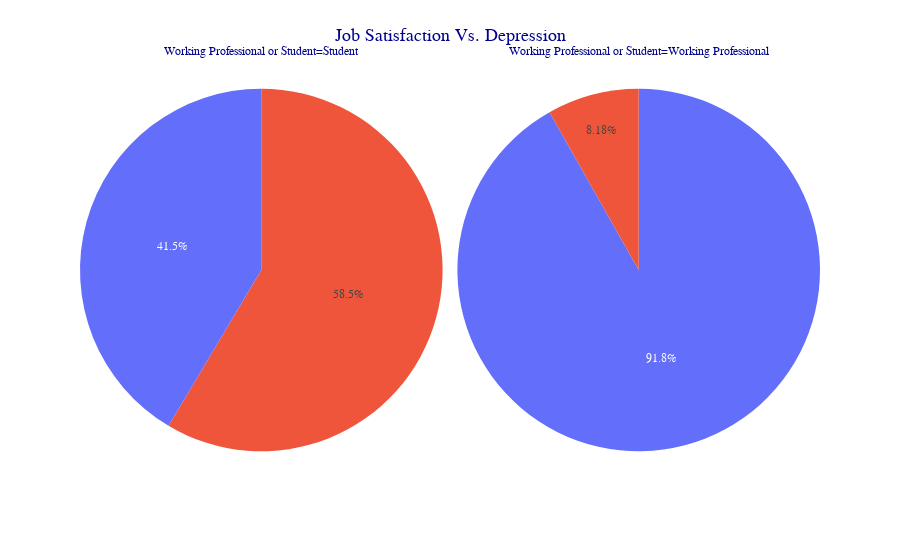

Notebook source saved alongside this figure:
### Markdown cell above
The graphs in each of two groups - job satisfaction and study satisfaction - splits up the participants based on their level of satisfaction from 1-5. Going from left to right, the pie chart starts with those who answered 5 and continues downward towards 1 on the right. In this model, as the legend implies, red means depressed and blue means not depressed.    
    
    With this in mine, we can clearly see a cooralation between study satisfaction and depression, as well as between job satisfaction and depression. As study and job satisfaction decrease, we can see that the ratio of depression increases. The ration of depression is how many people in that particular group are depressed compared to the total number of people in that group, displayed by the percentage of red. As you can see, that red increases while the blue decreases showing a cooralation.
    
    However, I noticed another clear cooralation here. As you can see, the first group of pie charts seem to have a much higher rate of depression, even among those who seem satisfied with school. This implies that the students in the data were much more likely to have depression, by a very large margin in fact.

    I decided to try to test this by making pie charts that compared student versus worker depression rates directly in order to see the difference. The pie charts are below:

### Code cell
# the code for this pie chart uses the Working Professional or Student variable and compares it to depression, but it is mostly 
# the same as the previous charts

#sorts the data by working professional or student and depression so that they both appear in the proper

DF_Student_Vs_Job = (
DF.value_counts(subset=['Working Professional or Student', 'Depression']).reset_index(name='count').sort_values(by=['Working Professional or Student', 'Depression'], ascending=[True, True])
     

)

fig3 = px.pie(DF_Student_Vs_Job, 
    values = 'count',
    facet_col='Working Professional or Student',
    color = 'Depression',
    category_orders={'Depression': [0, 1]},
)


fig3.update_layout(

    title={
        'font': dict(size=18),
        'text': "Job Satisfaction Vs. Depression", 
        'x': 0.5,  # Center the title horizontally
        'y': 0.95,  # Adjust vertical position (closer to top)
    },
        font={'family':"Times",'size':12,'color':"Darkblue"}
)
fig3.show()

### Figure 1 — Plotly figure (JSON) as saved in the notebook; plotly's stock layout.template omitted (floating-point values rounded to 4 significant figures)
{"data": [{"customdata": [[0], [1]], "domain": {"x": [0, 0.49], "y": [0, 1]}, "hovertemplate": "Working Professional or Student=Student<br>count=%{value}<br>Depression=%{customdata[0]}<extra></extra>", "legendgroup": "", "marker": {"colors": ["#636efa", "#EF553B"]}, "name": "", "showlegend": false, "type": "pie", "values": [11565, 16336]}, {"customdata": [[0], [1]], "domain": {"x": [0.51, 1], "y": [0, 1]}, "hovertemplate": "Working Professional or Student=Working Professional<br>count=%{value}<br>Depression=%{customdata[0]}<extra></extra>", "legendgroup": "", "marker": {"colors": ["#636efa", "#EF553B"]}, "name": "", "showlegend": false, "type": "pie", "values": [103568, 9231]}], "layout": {"annotations": [{"font": {}, "showarrow": false, "text": "Working Professional or Student=Student", "x": 0.245, "xanchor": "center", "xref": "paper", "y": 1, "yanchor": "bottom", "yref": "paper"}, {"font": {}, "showarrow": false, "text": "Working Professional or Student=Working Professional", "x": 0.755, "xanchor": "center", "xref": "paper", "y": 1, "yanchor": "bottom", "yref": "paper"}], "autosize": true, "font": {"color": "Darkblue", "family": "Times", "size": 12}, "legend": {"tracegroupgap": 0}, "margin": {"t": 60}, "title": {"font": {"size": 18}, "text": "Job Satisfaction Vs. Depression", "x": 0.5, "y": 0.95}}}
